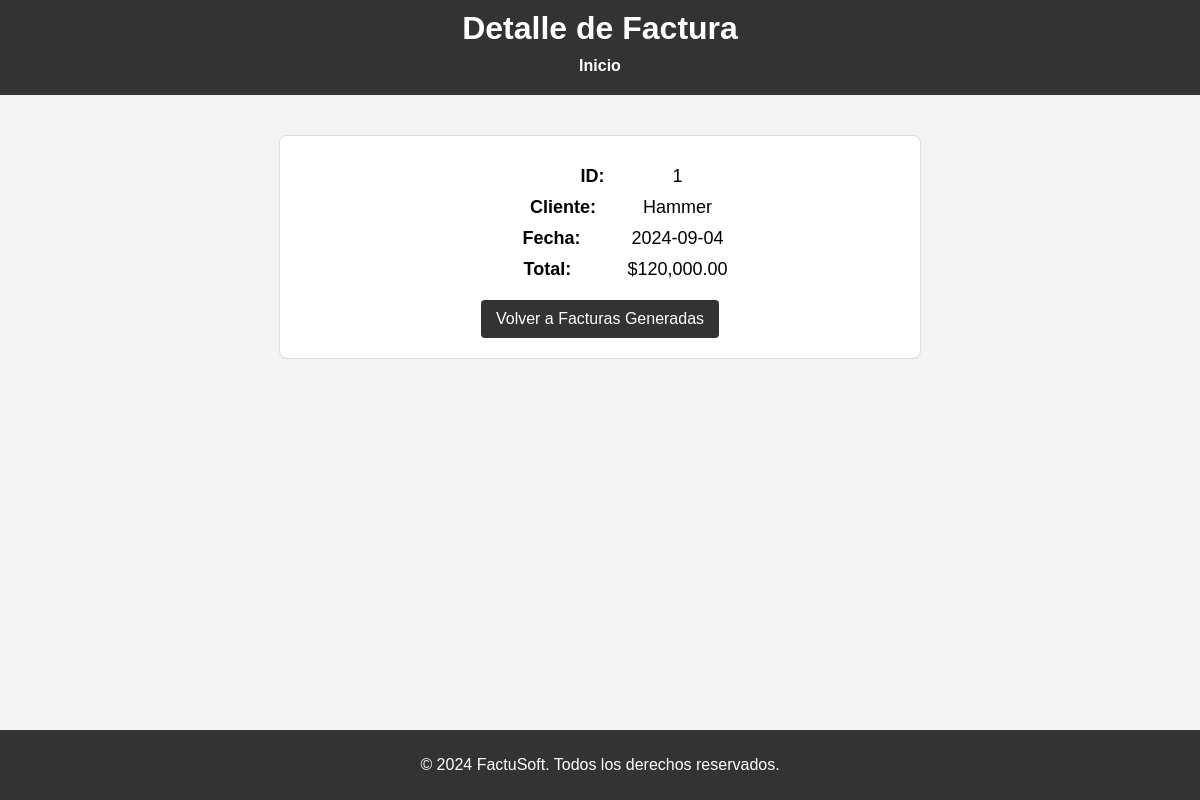
/ver_detalle.php?id=1, run on the app's committed database.
### tables this page shows
CREATE TABLE `facturas` (
  `id` int(11) NOT NULL,
  `cliente` varchar(100) DEFAULT NULL,
  `fecha` date DEFAULT NULL,
  `total` decimal(10,2) DEFAULT NULL
);

### ver_detalle.php (the view, shortened to what this page needs)
<?php
$conn = new mysqli("localhost", "root", "", "factusoft_db");
$id = $_GET['id'];
$sql = "SELECT * FROM facturas WHERE id = ?";
$stmt = $conn->prepare($sql);
$stmt->bind_param("i", $id);
$stmt->execute();
$result = $stmt->get_result();
$factura = $result->fetch_assoc();
?>
<!DOCTYPE html>
<html lang="es">
<head>
    <link rel="stylesheet" href="styles.css">
</head>
<body>
    <header>
        <h1>Detalle de Factura</h1>
        <nav>
            <a href="index.php">Inicio</a>
        </nav>
    </header>
    <main>
        <div class="factura-container">
            <?php if ($factura): ?>
                <p><strong>ID:</strong> <?php echo $factura['id']; ?></p>
                <p><strong>Cliente:</strong> <?php echo $factura['cliente']; ?></p>
                <p><strong>Fecha:</strong> <?php echo $factura['fecha']; ?></p>
                <p><strong>Total:</strong> $<?php echo number_format($factura['total'], 2); ?></p>
            <?php else: ?>
                <p>No se encontraron detalles para esta factura.</p>
            <?php endif; ?>
            <a href="ver_facturas.php" class="btn">Volver a Facturas Generadas</a>
        </div>
    </main>
    <footer>
        <p>&copy; 2024 FactuSoft. Todos los derechos reservados.</p>
    </footer>
</body>
</html>

### styles.css (style rules this page uses)
body { font-family: Arial, sans-serif; margin: 0; padding: 0; background-color: #f4f4f4; }
header { background-color: #333; color: #fff; padding: 20px; text-align: center; }
header h1 { margin: 0; }
nav a { color: #fff; margin: 0 15px; text-decoration: none; }
main { padding: 20px; text-align: center; }
footer { background-color: #333; color: #fff; text-align: center; padding: 10px; position: fixed; bottom: 0; width: 100%; }

### ver_detalle.php (style rules this page uses)
body { font-family: Arial, sans-serif; background-color: #f4f4f4; margin: 0; padding: 0; }
header { background-color: #333; color: white; padding: 10px 0; text-align: center; }
header h1 { margin: 0; }
nav { margin: 10px 0; text-align: center; }
nav a { margin: 0 10px; color: #fff; text-decoration: none; font-weight: bold; }
.factura-container { max-width: 600px; margin: 20px auto; padding: 20px; background-color: #fff; border: 1px solid #ddd; border-radius: 8px; }
.factura-container p { margin: 10px 0; font-size: 18px; }
.factura-container p strong { display: inline-block; width: 150px; }
.btn { display: inline-block; padding: 10px 15px; color: #fff; background-color: #333; text-decoration: none; border-radius: 4px; margin-top: 10px; }
footer { background-color: #333; color: white; text-align: center; padding: 10px 0; position: fixed; bottom: 0; width: 100%; }

### data on the page
facturas: id "1", cliente "Hammer", fecha "2024-09-04", total "120,000.00"
